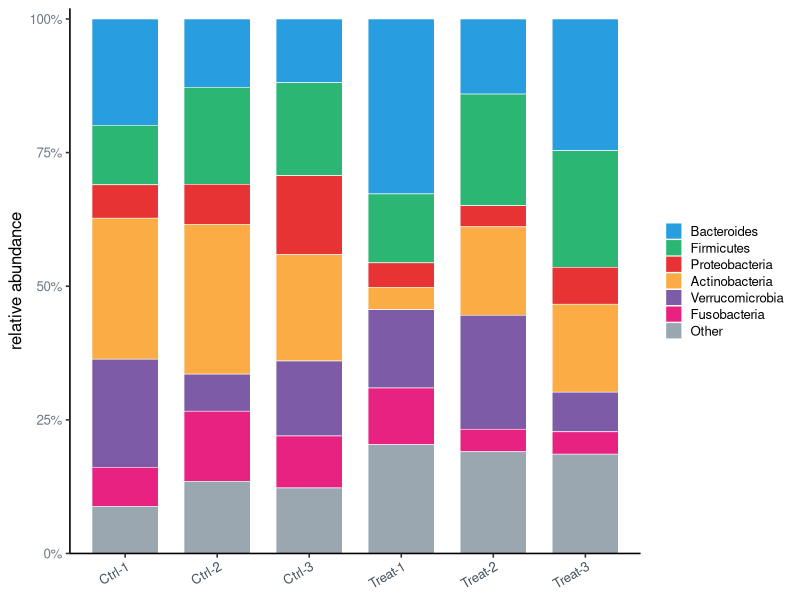
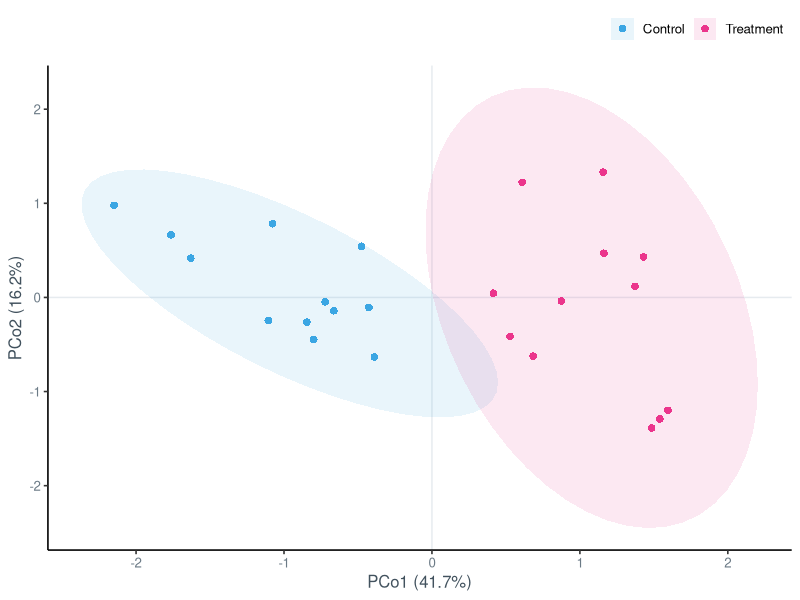
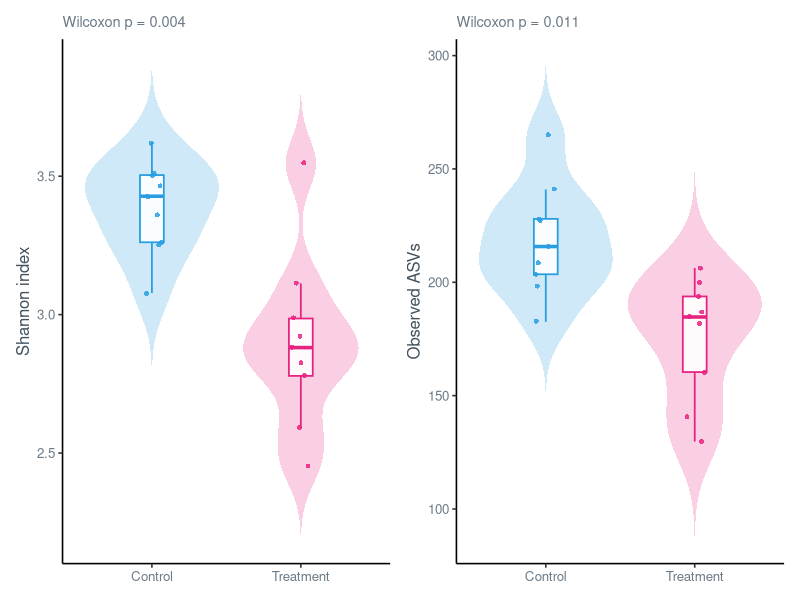

The R source for these figures, in order:
## ---- chunk 1
knitr::opts_chunk$set(echo = FALSE, message = FALSE, warning = FALSE,
                      dev = "svglite", fig.path = "figs/")
library(ggplot2)
library(svglite)
library(tidyr)
library(dplyr)
library(scales)
library(patchwork)
set.seed(55)
## ---- chunk 2
grp_pal <- c("Control" = "#289de0", "Treatment" = "#e82281")
tax_levels <- c("Bacteroides","Firmicutes","Proteobacteria","Actinobacteria",
                "Verrucomicrobia","Fusobacteria","Other")
tax_pal <- c("Bacteroides"="#289de0","Firmicutes"="#2bb673","Proteobacteria"="#e73334",
             "Actinobacteria"="#fbac45","Verrucomicrobia"="#7d5ba6",
             "Fusobacteria"="#e82281","Other"="#9aa7b0")
## ---- chunk 3
samples <- c("Ctrl-1","Ctrl-2","Ctrl-3","Treat-1","Treat-2","Treat-3")
comp <- lapply(seq_along(samples), function(si){
  base <- runif(length(tax_levels), 0.1, 0.6)
  if (si > 3) { base[1:2] <- base[1:2] * 1.7; base[3] <- base[3] * 0.4 }  # treatment shift
  base / sum(base)
})
df <- data.frame(sample = factor(rep(samples, each = length(tax_levels)), levels = samples),
                 taxon  = factor(rep(tax_levels, length(samples)), levels = tax_levels),
                 abundance = unlist(comp))

ggplot(df, aes(sample, abundance, fill = taxon)) +
  geom_col(width = 0.72, colour = "white", linewidth = 0.2) +
  scale_fill_manual(values = tax_pal, name = NULL) +
  scale_y_continuous(labels = percent, expand = expansion(c(0, 0.02))) +
  labs(x = NULL, y = "relative abundance") +
  theme_classic(base_size = 12) +
  theme(legend.position = "right", legend.key.size = unit(12, "pt"),
        legend.text = element_text(size = 9.5),
        axis.text.x = element_text(angle = 30, hjust = 1, colour = "#42525e"),
        axis.text.y = element_text(colour = "#6b7a86"))
## ---- chunk 4
groups <- data.frame(group = c("Control","Treatment"), cx = c(-1.25, 1.25))
pc <- do.call(rbind, lapply(seq_len(nrow(groups)), function(gi){
  g <- groups[gi, ]
  data.frame(PCo1 = g$cx + rnorm(12, 0, 0.55),
             PCo2 = rnorm(12, 0, 0.85),
             group = g$group)
}))
pc$group <- factor(pc$group, levels = c("Control","Treatment"))

ggplot(pc, aes(PCo1, PCo2, colour = group, fill = group)) +
  geom_hline(yintercept = 0, colour = "#e6ebef", linewidth = 0.5) +
  geom_vline(xintercept = 0, colour = "#e6ebef", linewidth = 0.5) +
  stat_ellipse(geom = "polygon", alpha = 0.10, colour = NA, level = 0.95) +
  geom_point(size = 2.6, alpha = 0.9, stroke = 0) +
  scale_colour_manual(values = grp_pal, name = NULL) +
  scale_fill_manual(values = grp_pal, name = NULL) +
  labs(x = "PCo1 (41.7%)", y = "PCo2 (16.2%)") +
  theme_classic(base_size = 12) +
  theme(legend.position = "top", legend.justification = "right",
        axis.text = element_text(colour = "#6b7a86"),
        axis.title = element_text(colour = "#42525e"))
## ---- chunk 5
mk <- function(cm, csd, tm, tsd){
  data.frame(group = factor(rep(c("Control","Treatment"), each = 9),
                            levels = c("Control","Treatment")),
             value = c(rnorm(9, cm, csd), rnorm(9, tm, tsd)))
}
sh <- mk(3.42, 0.22, 2.93, 0.26)   # Shannon
ob <- mk(218, 26, 176, 24)         # Observed ASVs

alpha_panel <- function(d, ylab, sub){
  ggplot(d, aes(group, value, fill = group, colour = group)) +
    geom_violin(alpha = 0.22, colour = NA, width = 0.9, trim = FALSE) +   # transparent violin
    geom_boxplot(width = 0.16, fill = "white", alpha = 0.9,
                 outlier.shape = NA, linewidth = 0.6) +
    geom_jitter(width = 0.07, size = 1.7, alpha = 0.85, stroke = 0) +
    scale_fill_manual(values = grp_pal) +
    scale_colour_manual(values = grp_pal) +
    labs(x = NULL, y = ylab, subtitle = sub) +
    theme_classic(base_size = 12) +
    theme(legend.position = "none",
          plot.subtitle = element_text(size = 10.5, colour = "#6b7a86"),
          axis.text = element_text(colour = "#6b7a86"),
          axis.title = element_text(colour = "#42525e"))
}

(alpha_panel(sh, "Shannon index", "Wilcoxon p = 0.004") |
 alpha_panel(ob, "Observed ASVs", "Wilcoxon p = 0.011"))
